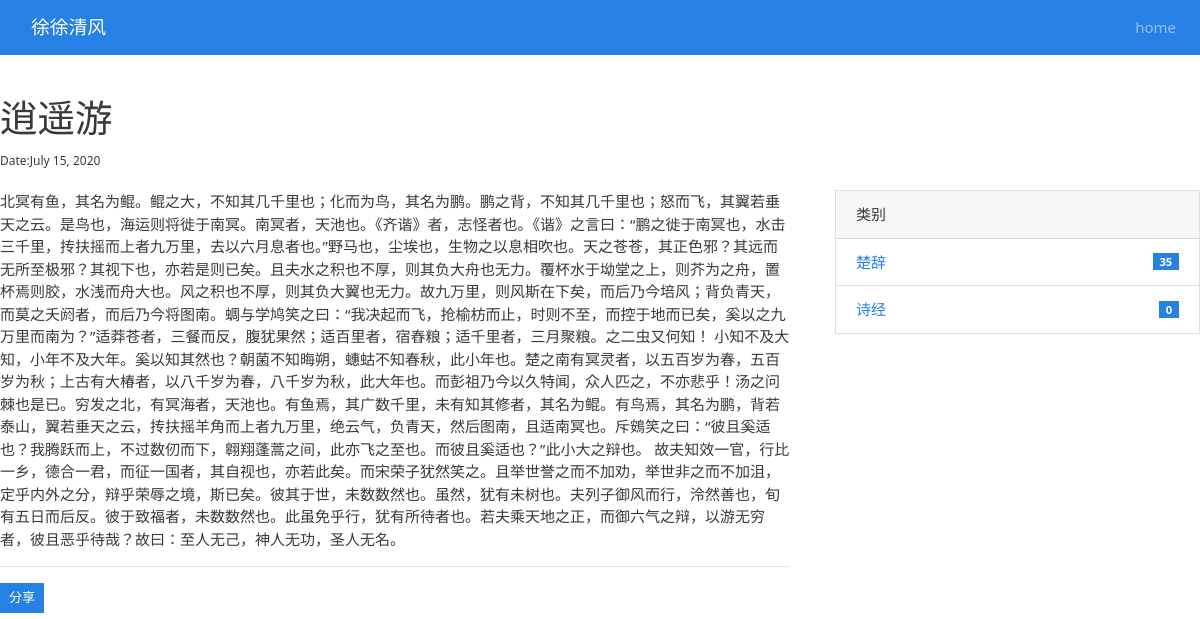
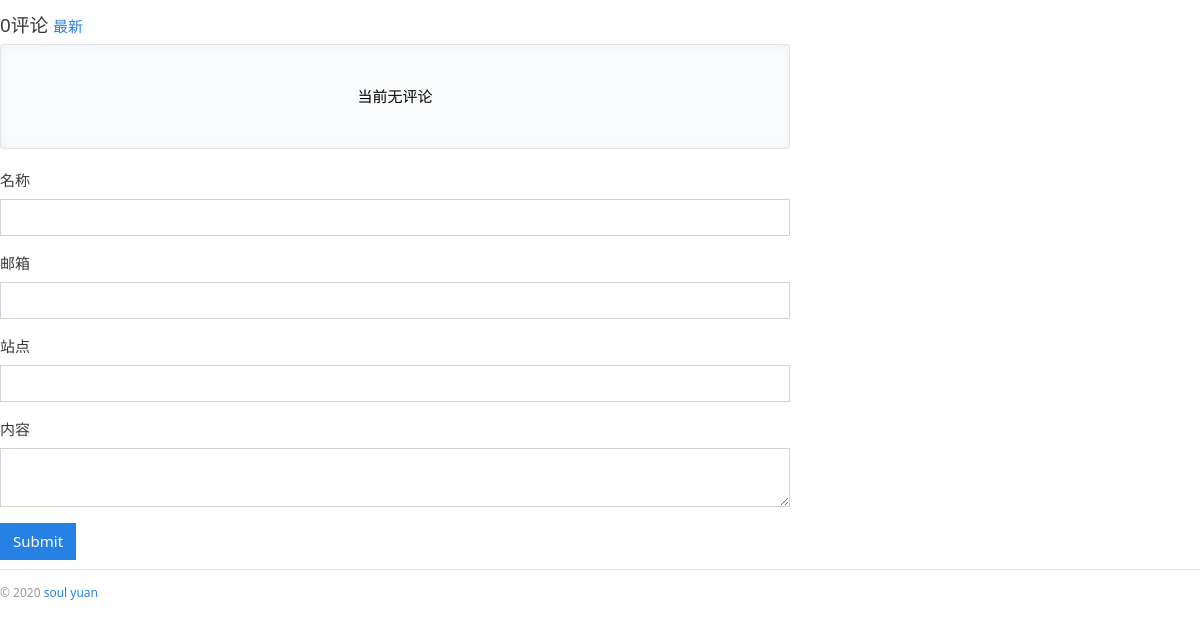
/post/35, run on an earlier commit of the app's database (2 pictures, top to bottom).
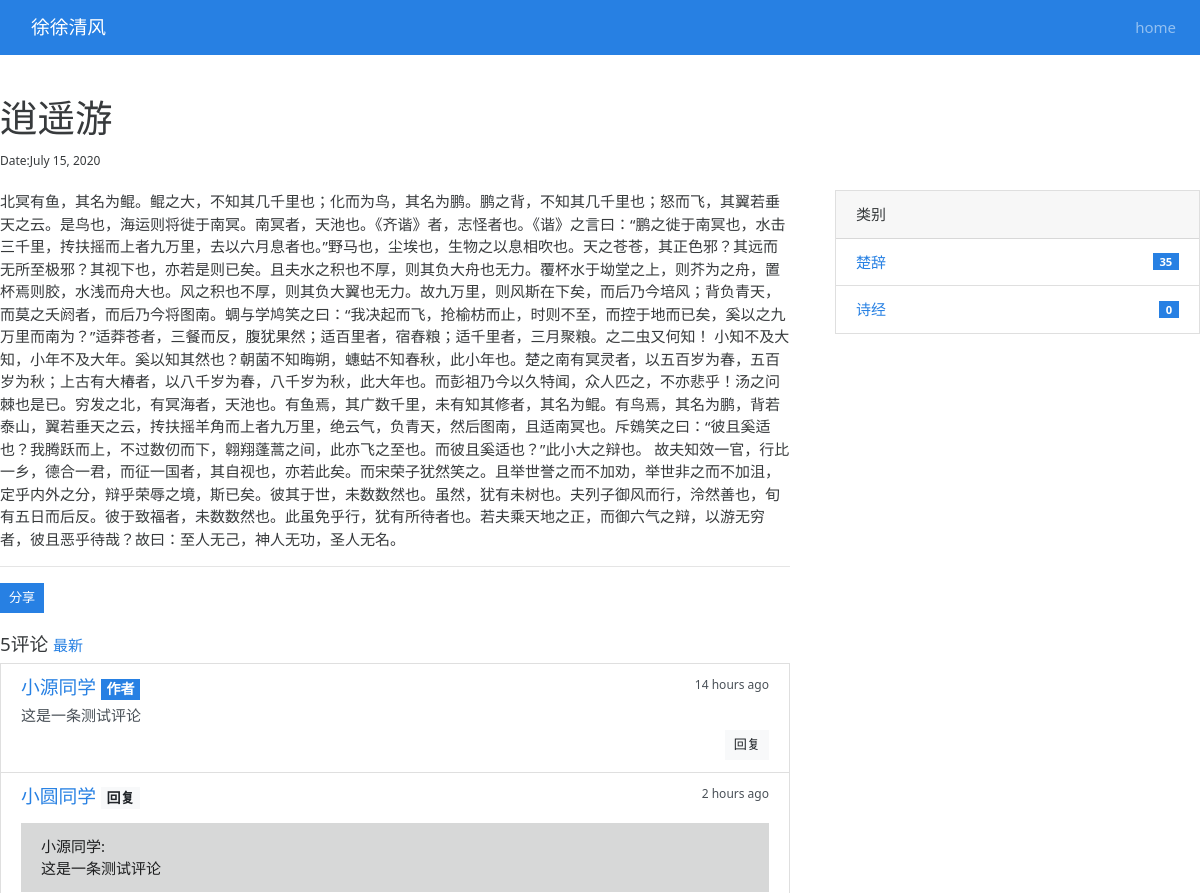
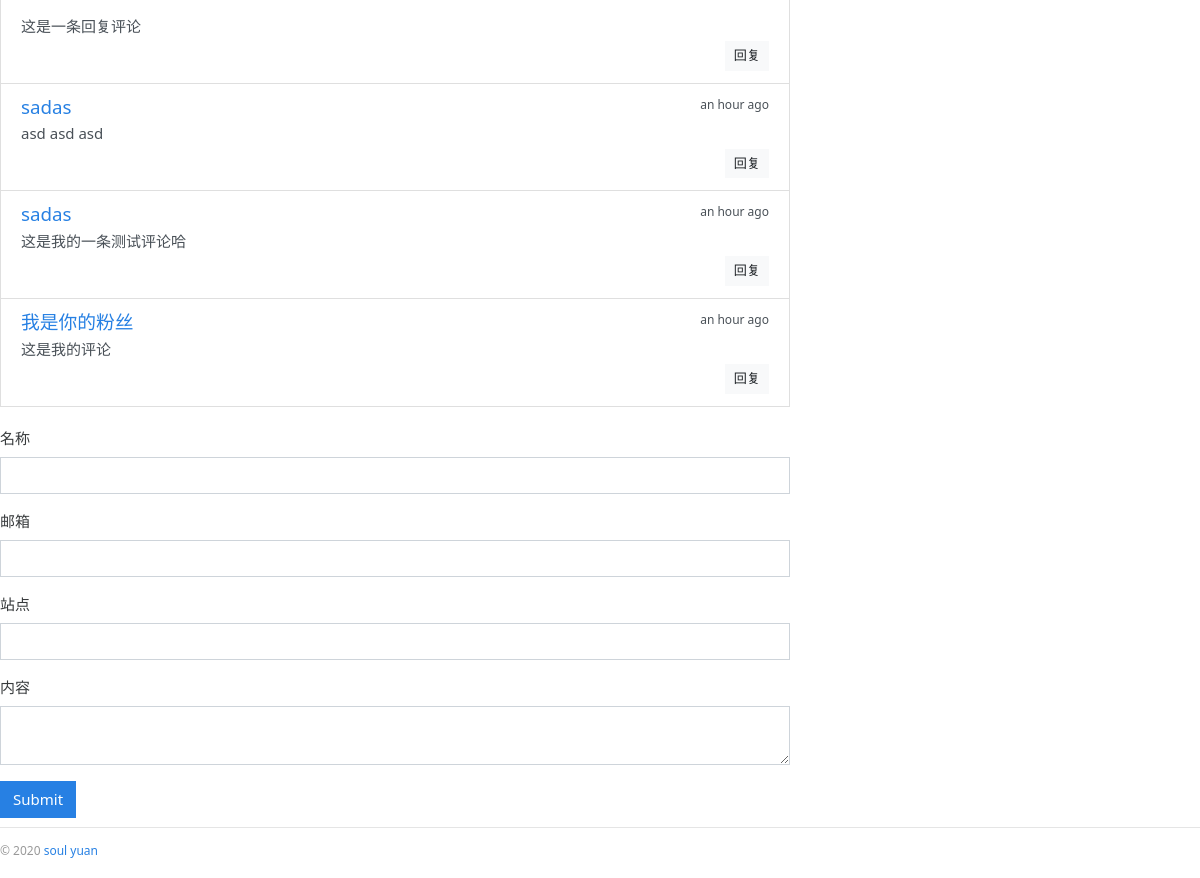
And on a later commit of the database (2 pictures, top to bottom).
### blog/models.py (models this page shows, shortened)
class Category(db.Model):
    id = db.Column(db.Integer, primary_key=True)
    name = db.Column(db.String(30))
    posts = db.relationship("Post", back_populates="category")

class User(db.Model):
    id = db.Column(db.Integer, primary_key=True)
    username = db.Column(db.String(20), unique=True)
    password_hash = db.Column(db.String(128))
    blog_title = db.Column(db.String(60))
    blog_sub_title = db.Column(db.String(100))
    name = db.Column(db.String(30))
    about = db.Column(db.Text)

class Comment(db.Model):
    id = db.Column(db.Integer, primary_key=True)
    author = db.Column(db.String(30))
    email = db.Column(db.String(254))
    site = db.Column(db.String(254))
    body = db.Column(db.Text)
    from_admin = db.Column(db.Boolean, default=False)
    reviewed = db.Column(db.Boolean, default=False)
    timestamp = db.Column(db.DateTime, default=datetime.utcnow(), index=True)
    post_id = db.Column(db.Integer, db.ForeignKey("post.id"))
    replied_id = db.Column(db.Integer, db.ForeignKey("comment.id"))
    replied = db.relationship("Comment", back_populates="replies", remote_side=[id])
    replies = db.relationship("Comment", back_populates="replied", cascade="all, delete-orphan")
    post = db.relationship("Post", back_populates="comments")

### blog/blueprints/blog.py (the view, shortened to what this page needs)
@blog_bp.route("/post/<int:post_id>", methods=["GET", "POST"])
def show_post(post_id):
    post = Post.query.get_or_404(post_id)
    page = request.args.get("page", 1, type=int)
    per_page = current_app.config["BLOG_POST_PER_PAGE"]
    pagination = Comment.query.with_parent(post).order_by(Comment.timestamp.asc()).paginate(page, per_page)
    comments = pagination.items
    form = CommentForm()
    from_admin = False
    reviewed = False
    return render_template('blog/post.html', post=post, pagination=pagination, comments=comments, form=form)

### blog/forms.py
class CommentForm(FlaskForm):
    author = StringField("名称", validators=[DataRequired(), Length(1, 30)])
    email = StringField("邮箱", validators=[DataRequired(), Email(), Length(1, 254)])
    site = StringField("站点", validators=[Optional(), URL(), Length(1, 254)])
    body = CKEditorField("内容", validators=[DataRequired()])
    submit = SubmitField()

### blog/__init__.py (called while the page is built)
def register_template_context(app):
    @app.context_processor
    def make_template_context():
        user = User.query.first()
        categories = Category.query.order_by(Category.name).all()
        return dict(
            user=user, categories=categories,
        )

### blog/templates/blog/post.html (shortened to what this page needs)
{% extends 'base.html' %}
{% from 'bootstrap/form.html' import render_form %}
{% from 'bootstrap/pagination.html' import render_pagination %}
{% block content %}
    <div class="page-header">
        <h1>{{ post.title }}</h1>
        <small>Date:{{moment(post.timestamp).format("LL")}}</small>
    </div>
    <div class="row">
        <div class="col-sm-8">
            {{post.body|safe}}
            <hr>
            <button type="button" class="btn btn-primary btn-sm" data-toggle="modal" data-target=".postLinkModal">分享</button>
            <div class="comments" id="comments">
                <h5>{{comments|length}}评论
                    <small>
                        <a href="{{url_for('blog.show_post', post_id=post.id, page=pagination.page or 1)}}#comments">最新</a>
                    </small>
                </h5>
                {% if comments %}
                    <ul class="list-group">
                        {% for comment in comments %}
                            <li class="list-group-item list-group-item-action flex-column">
                                <div class="d-flex w-100 justify-content-between">
                                    <h5 class="mb-1">
                                        <a href="{% if comment.site %}{{comment.site}}{% else %}#{% endif %}" target="_blank">
                                            {% if comment.from_admin %}
                                                {{user.name}}
                                            {% else %}
                                                {{comment.author}}
                                            {% endif %}
                                        </a>
                                        {% if comment.from_admin %}
                                            <span class="badge badge-primary">作者</span>
                                        {% endif %}
                                        {% if comment.replied %}
                                            <span class="badge badge-light">回复</span>
                                        {% endif %}
                                    </h5>
                                    <small data-toggle="tooltip" data-placement="top" data-delag="500" data-timestamp="{{comment.timestamp.strftime('%Y-%m-%dT%H:%M:%SZ')}}">
                                        {{moment(comment.timestamp).fromNow()}}
                                    </small>
                                </div>
                                {% if comment.replied %}
                                    <p class="alert alert-dark reply-body">
                                        {{comment.replied.author}}:<br>{{comment.replied.body}}
                                    </p>
                                {% endif %}
                                <p class="mb-1">{{comment.body}}</p>
                                <div class="float-right">
                                    <a class="btn btn-light btn-sm" href="{{url_for('blog.reply_comment', comment_id=comment.id)}}">回复</a>
                                </div>
                            </li>
                        {% endfor %}
                    </ul>
                {% else %}
                    <div class="tip">当前无评论</div>
                {% endif %}
            </div>
           <div>
               {{render_form(form)}}
           </div>
        </div>
        <div class="col-sm-4 sidebar">
            {% include "blog/_sidebar.html" %}
        </div>
    </div>
{% endblock %}

### blog/templates/base.html (shortened to what this page needs)
<!DOCTYPE html>
<html style="height: 100%">
    <head>
        {% block head %}
        <link rel="stylesheet" href="{{url_for('static', filename='css/%s.min.css' % request.cookies.get('theme', 'perfect_blue'))}}" type="text/css">
        <link rel="stylesheet" href="{{url_for('static', filename='css/style.css')}}" type="text/css">
        {% endblock head%}
        {% from "macros.html" import nav_link %}
    </head>
    <body style="min-height:100%; position:relative;">
        {% block nav %}
        <nav class="navbar navbar-expand-lg navbar-dark bg-primary">
            <div class="container">
                <a class="navbar-brand" href="/">{{user.blog_title}}</a>
            </div>
            <div class="collapse navbar-collapse" id="blogTabs">
                <ul class="navbar-nav mr-auto">
                    {{nav_link('blog.index', 'home')}}
                </ul>
            </div>
        </nav>
    {% endblock nav %}
    <main style="padding-bottom: 60px">
        {% block content %}
        {% endblock %}
    </main>
    <footer style="position: absolute; width: 100%; height: 10px; bottom: 0px;">
        {% block footer %}
            <small> &copy; 2020 <a href="https://github.com/soulYuan" title="Written by soulYuan">soul yuan</a></small>
        {% endblock %}
    </footer>
    </body>
</html>

### blog/templates/blog/_sidebar.html
{% if categories %}
    <div class="card mb-3">
        <div class="card-header">类别</div>
        <ul class="list-group list-group-flush">
            {% for category in categories %}
                <li class="list-group-item  list-group-item-action d-flex justify-content-between align-items-center">
                    <a href="{{ url_for('blog.show_category', category_id=category.id) }}">
                        {{ category.name }}
                    </a>
                    <span class="badge badge-primary badge-pill"> {{ category.posts|length }}</span>
                </li>
            {% endfor %}
        </ul>
    </div>
{% endif %}

What changed in the data, as far as the page shows it:
added Comment: {{ user.name }} "小源同学", from_admin "作者", timestamp "14 hours ago", body "这是一条测试评论"
added Comment: author "小圆同学", shows "回复", timestamp "2 hours ago", replied.author "小源同学", replied.body "这是一条测试评论", body "这是一条回复评论"
added Comment: author "sadas", timestamp "an hour ago", body "asd asd asd"
added Comment: author "sadas", timestamp "an hour ago", body "这是我的一条测试评论哈"
added Comment: author "我是你的粉丝", timestamp "an hour ago", body "这是我的评论"
Also different on the page:
{{ comments|length }}: "0" → "5"
text no longer shown: "当前无评论"
